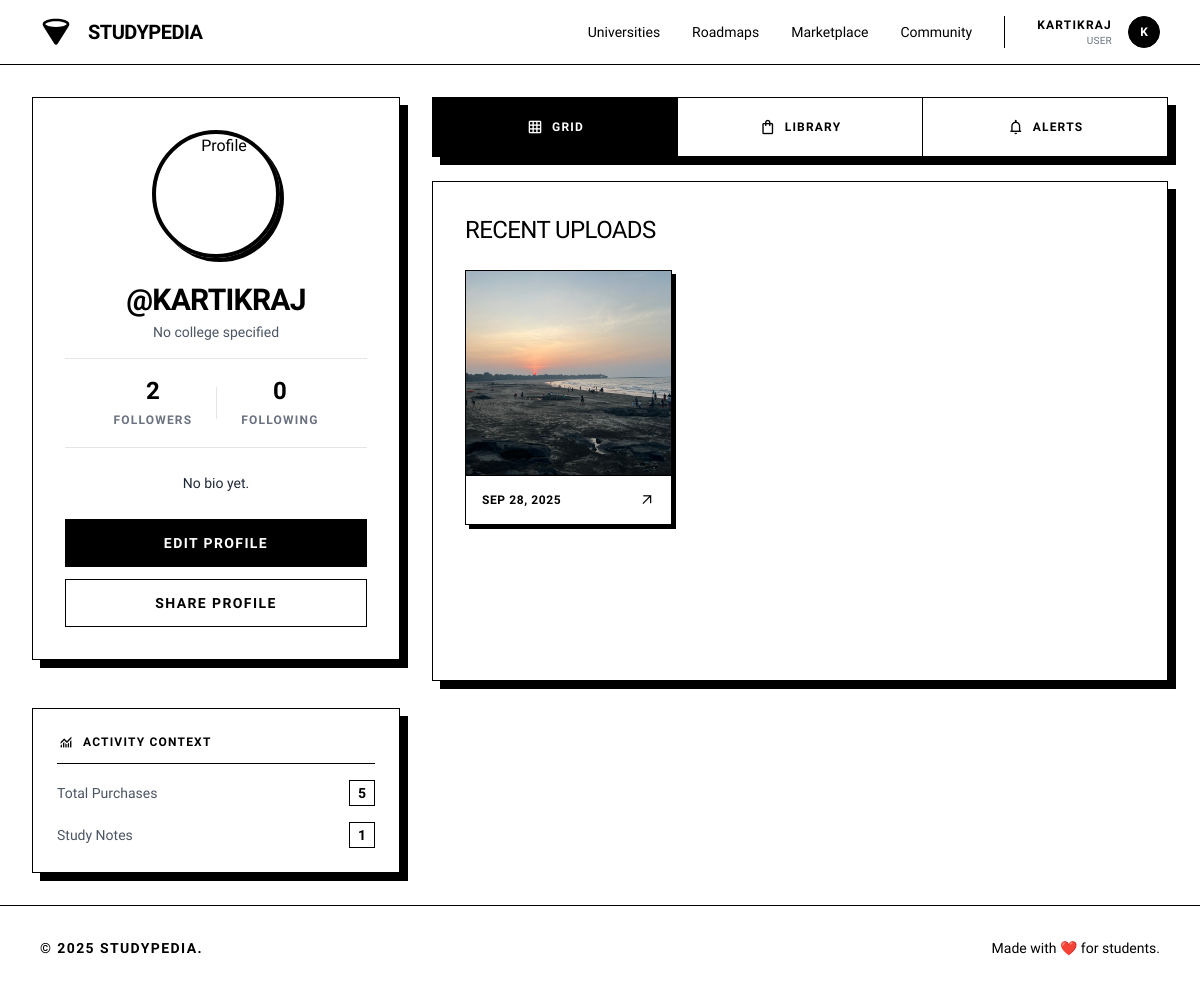
The page /accounts/profile/ (signed in) on the database its author committed.
### accounts/models.py (models this page shows, shortened)
class User(AbstractUser):
    ROLE_CHOICES = (
        ('user', 'User'),
        ('staff', 'Staff'),
        ('admin', 'Admin'),
    )
    role = models.CharField(max_length=20, choices=ROLE_CHOICES, default='user')
    college = models.CharField(max_length=200, blank=True)
    year_of_study = models.PositiveIntegerField(null=True, blank=True)
    location = models.CharField(max_length=100, blank=True)
    phone = models.CharField(max_length=15, blank=True)
    profile_picture = models.ImageField(upload_to='profiles/', null=True, blank=True)
    bio = models.TextField(max_length=500, blank=True)
    credits = models.PositiveIntegerField(default=0)
    wallet_balance = models.DecimalField(max_digits=8, decimal_places=2, default=0.00)
    followers = models.ManyToManyField('self', through='Follow', related_name='following', symmetrical=False)
    created_at = models.DateTimeField(auto_now_add=True)
    updated_at = models.DateTimeField(auto_now=True)
    class Meta:
        indexes = [
            models.Index(fields=['username']),
            models.Index(fields=['created_at']),
        ]
    def follower_count(self):
        return self.followers.count()
    def following_count(self):
        return self.following.count()

### social/models.py (models this page shows, shortened)
class Post(models.Model):
    user = models.ForeignKey(User, on_delete=models.CASCADE, related_name='posts')
    content = models.TextField(max_length=280, help_text="What's happening?")
    image = models.ImageField(
        upload_to='posts/images/',
        null=True, blank=True,
        validators=[FileExtensionValidator(['jpg', 'jpeg', 'png'])]
    )
    created_at = models.DateTimeField(auto_now_add=True)
    updated_at = models.DateTimeField(auto_now=True)
    class Meta:
        ordering = ['-created_at']
        indexes = [
            models.Index(fields=['-created_at']),
            models.Index(fields=['user', '-created_at']),
        ]

### accounts/views.py (the view, shortened to what this page needs)
    def wrapper(request, *args, **kwargs):
        if request.user.is_authenticated:
            return view_func(request, *args, **kwargs)

### accounts/views.py (called while the page is built, shortened)
def jwt_auth(view_func):
    def wrapper(request, *args, **kwargs):
        if request.user.is_authenticated:
            return view_func(request, *args, **kwargs)
    return wrapper

### notes/models.py (called while the page is built)
    def __str__(self):
        return f"{self.name} - {self.code}"

### papers/models.py (called while the page is built)
    def __str__(self):
        return f"{self.name} - {self.get_exam_type_display()} ({self.year}) - {self.code}"

### accounts/templates/accounts/profile.html (shortened to what this page needs)
{% extends 'base.html' %}
{% load static %}
{% block content %}
<div class="max-w-[1440px] mx-auto w-full px-4 md:px-8 py-8 flex flex-col md:flex-row gap-8">
    <aside class="w-full md:w-1/3 flex flex-col gap-6">
        <div class="bg-white border border-black p-8 shadow-[8px_8px_0px_0px_rgba(0,0,0,1)] flex flex-col items-center text-center relative overflow-hidden group">
            <div class="absolute inset-0 bg-gray-50 -z-10 group-hover:bg-gray-100 transition-colors"></div>
            <div class="relative mb-6">
                {% if profile_user.profile_picture and profile_user.profile_picture.name %}
                    <img src="{{ profile_user.profile_picture.url }}" alt="Profile" class="w-32 h-32 rounded-full border-4 border-black object-cover shadow-[4px_4px_0px_0px_rgba(0,0,0,1)]">
                {% else %}
                    <img src="{% static 'img/default_profile.png' %}" alt="Profile" class="w-32 h-32 rounded-full border-4 border-black object-cover shadow-[4px_4px_0px_0px_rgba(0,0,0,1)]">
                {% endif %}
            </div>
            <h1 class="text-3xl font-display font-bold tracking-tight uppercase text-black mb-1">@{{ profile_user.username }}</h1>
            <p class="text-sm font-light text-gray-600 mb-4">{{ profile_user.college|default:"No college specified" }}</p>
            <div class="flex items-center justify-center gap-6 w-full mb-6 py-4 border-y border-black/10">
                <div class="text-center">
                    <span class="block text-2xl font-bold text-black">{{ stats.follower_count|default:"0" }}</span>
                    <span class="text-xs font-bold uppercase tracking-widest text-gray-500">Followers</span>
                </div>
                <div class="text-center">
                    <span class="block text-2xl font-bold text-black">{{ stats.following_count|default:"0" }}</span>
                    <span class="text-xs font-bold uppercase tracking-widest text-gray-500">Following</span>
                </div>
            </div>
            <p class="text-sm text-gray-800 font-light mb-6 text-center leading-relaxed">
                {{ profile_user.bio|default:"No bio yet." }}
            </p>
            <div class="w-full flex flex-col gap-3">
                {% if is_own_profile %}
                    <a href="{% url 'accounts:edit_profile' %}" class="flex w-full cursor-pointer items-center justify-center border border-black bg-black text-white hover:bg-white hover:text-black transition-colors h-12 px-6 text-sm font-bold uppercase tracking-widest">
                        Edit Profile
                    </a>
                    <a href="#" class="flex w-full cursor-pointer items-center justify-center border border-black hover:bg-black hover:text-white transition-colors h-12 px-6 text-sm font-bold uppercase tracking-widest">
                        Share Profile
                    </a>
                {% endif %}
            </div>
        </div>
        {% if is_own_profile %}
        <div class="bg-white border border-black p-6 shadow-[8px_8px_0px_0px_rgba(0,0,0,1)] mt-6">
            <h3 class="text-xs font-bold uppercase tracking-widest border-b border-black pb-3 mb-4 flex items-center gap-2">
                <span class="material-symbols-outlined text-[18px]">monitoring</span> Activity Context
            </h3>
            <ul class="space-y-4">
                <li class="flex justify-between items-center text-sm">
                    <span class="text-gray-600 font-light">Total Purchases</span>
                    <span class="font-bold text-black border border-black px-2 py-0.5">{{ stats.total_purchases|default:"0" }}</span>
                </li>
                <li class="flex justify-between items-center text-sm">
                    <span class="text-gray-600 font-light">Study Notes</span>
                    <span class="font-bold text-black border border-black px-2 py-0.5">{{ posts|length|default:"0" }}</span>
                </li>
            </ul>
        </div>
        {% endif %}
    </aside>
    <main class="w-full md:w-2/3 flex flex-col gap-6">
        <div class="bg-white border border-black shadow-[8px_8px_0px_0px_rgba(0,0,0,1)] flex overflow-x-auto">
            <button class="tab-btn flex-1 flex items-center justify-center gap-2 py-5 px-6 border-r border-black font-bold uppercase text-xs tracking-widest transition-colors bg-black text-white shrink-0" onclick="switchTab('posts', this)">
                <span class="material-symbols-outlined text-[18px]">grid_on</span> Grid
            </button>
            {% if is_own_profile %}
            <button class="tab-btn flex-1 flex items-center justify-center gap-2 py-5 px-6 border-r border-black font-bold uppercase text-xs tracking-widest hover:bg-gray-50 transition-colors shrink-0 whitespace-nowrap" onclick="switchTab('purchases', this)">
                <span class="material-symbols-outlined text-[18px]">shopping_bag</span> Library
            </button>
            <button class="tab-btn flex-1 flex items-center justify-center gap-2 py-5 px-6 font-bold uppercase text-xs tracking-widest hover:bg-gray-50 transition-colors shrink-0" onclick="switchTab('notifications', this)">
                <span class="material-symbols-outlined text-[18px]">notifications</span> Alerts
            </button>
            {% endif %}
        </div>
        <div class="bg-white border border-black p-8 shadow-[8px_8px_0px_0px_rgba(0,0,0,1)] min-h-[500px]">
            <div id="posts" class="tab-pane block">
                <h2 class="text-2xl font-light font-display uppercase tracking-tight mb-6">Recent Uploads</h2>
                {% if posts %}
                <div class="grid grid-cols-1 sm:grid-cols-2 lg:grid-cols-3 gap-6">
                    {% for post in posts %}
                        <div class="group border border-black relative overflow-hidden block hover:-translate-y-1 transition-transform cursor-pointer shadow-[4px_4px_0px_0px_rgba(0,0,0,1)]">
                            {% if post.image %}
                                <div class="aspect-square bg-gray-100 flex items-center justify-center overflow-hidden border-b border-black">
                                    <img src="{{ post.image.url }}" alt="Post" class="w-full h-full object-cover">
                                </div>
                            {% else %}
                                <div class="aspect-square bg-gray-50 p-6 flex flex-col justify-between border-b border-black">
                                    <p class="font-serif text-sm leading-relaxed text-gray-800 line-clamp-5">{{ post.content }}</p>
                                    <span class="text-xs font-mono text-gray-400 uppercase tracking-widest">Text Post</span>
                                </div>
                            {% endif %}
                            <div class="p-4 bg-white flex justify-between items-center">
                                <p class="text-xs font-bold uppercase tracking-wider text-black truncate">{{ post.created_at|date:"M d, Y" }}</p>
                                <span class="material-symbols-outlined text-[16px] text-black group-hover:translate-x-1 group-hover:-translate-y-1 transition-transform">arrow_outward</span>
                            </div>
                        </div>
                    {% endfor %}
                </div>
                {% endif %}
            </div>
        </div>
    </main>
</div>
{% endblock %}

### templates/navbar.html (shortened to what this page needs)
<header class="flex items-center justify-between whitespace-nowrap border-b border-black px-10 py-4 sticky top-0 z-50 bg-white">
<div class="flex items-center gap-4">
<a href="{% url 'core:home' %}" class="flex items-center gap-4">
<div class="size-8 text-black">
</div>
<h2 class="text-black text-xl font-bold tracking-tight uppercase">Studypedia</h2>
</a>
</div>
<nav class="hidden md:flex flex-1 justify-end gap-8 items-center">
<div class="flex items-center gap-8">
<a class="text-black hover:underline underline-offset-4 transition-all text-sm font-medium" href="{% url 'university:university_list' %}">Universities</a>
<a class="text-black hover:underline underline-offset-4 transition-all text-sm font-medium" href="{% url 'roadmaps:roadmap_list' %}">Roadmaps</a>
<a class="text-black hover:underline underline-offset-4 transition-all text-sm font-medium" href="{% url 'ecommerce:marketplace' %}">Marketplace</a>
<a class="text-black hover:underline underline-offset-4 transition-all text-sm font-medium" href="{% url 'social:social' %}">Community</a>
</div>
{% if user.is_authenticated %}
<div class="flex items-center gap-4 border-l border-black pl-8">
    <div class="flex flex-col text-right">
        <span class="text-xs font-bold uppercase tracking-widest text-black">
            {% if user.first_name %}{{ user.first_name }} {{ user.last_name }}{% else %}{{ user.username }}{% endif %}
        </span>
        <span class="text-[10px] text-gray-500 uppercase tracking-wide">
            {% if user.role %}{{ user.get_role_display }}{% else %}Student{% endif %}
        </span>
    </div>
    <div class="relative group">
        <a href="{% url 'accounts:profile' %}" class="block size-8 bg-black rounded-full overflow-hidden border border-black cursor-pointer">
            {% if user.avatar %}
                <img alt="User Avatar" class="w-full h-full object-cover grayscale" src="{{ user.avatar.url }}"/>
            {% else %}
                <div class="w-full h-full flex items-center justify-center text-white text-xs font-bold">{{ user.username|make_list|first|upper }}</div>
            {% endif %}
        </a>
    </div>
</div>
{% endif %}
</nav>
</header>

### static/css/style.css (style rules this page uses)
:root { --bg-color: #ffffff; --text-color: #000000; --accent-color: #000000; --border-color: #999999; --hover-color: #f5f5f5; --shadow: 0 2px 4px rgba(0, 0, 0, 0.1); --primary-color: #000000; --secondary-color: #666666; }
* { margin: 0; padding: 0; box-sizing: border-box; }
body { font-family: 'Inter', -apple-system, BlinkMacSystemFont, sans-serif; background: var(--bg-color); color: var(--text-color); line-height: 1.6; padding-bottom: 70px; }
header { border-bottom: 1px solid var(--border-color); padding: 0.75rem 0; position: sticky; top: 0; background: var(--bg-color); z-index: 100; }
nav { display: flex; justify-content: space-between; align-items: center; }
@media (min-width: 769px) { body { padding-bottom: 0; } }
.grid { display: grid; gap: 2rem; }

### rows shown on the page
User: username "KARTIKRAJ", role "USER", username|make_list "K", college "No college specified", bio "No bio yet."
Post: image (picture), created_at "SEP 28, 2025"

### other values the page prints
{{ stats.follower_count|default:"0" }} "2"
{{ stats.following_count|default:"0" }} "0"
{{ stats.total_purchases|default:"0" }} "5"
{{ posts|length|default:"0" }} "1"
